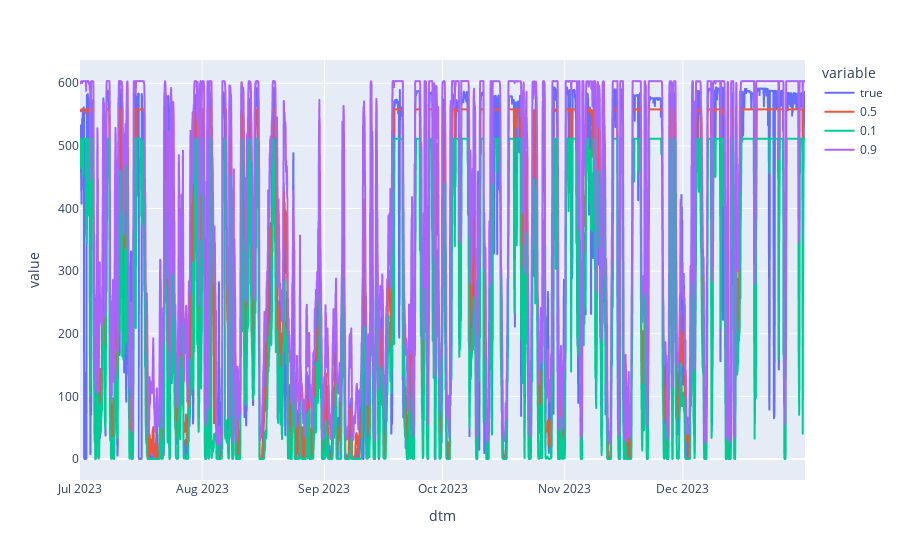

Notebook source saved alongside this figure:
### Code cell
import plotly.express as px

px.line(pred_and_true, y = ["true", "0.5", "0.1", "0.9"])

### Figure 1 — Plotly figure (JSON) as saved in the notebook; plotly's stock layout.template omitted (floating-point values rounded to 4 significant figures; data arrays with more than 128 entries replaced by an {"elided": "..."} marker saying what was removed)
{"data": [{"hovertemplate": "variable=true<br>dtm=%{x}<br>value=%{y}<extra></extra>", "legendgroup": "true", "line": {"color": "#636efa", "dash": "solid"}, "marker": {"symbol": "circle"}, "mode": "lines", "name": "true", "showlegend": true, "type": "scattergl", "x": {"elided": "8832 str values"}, "xaxis": "x", "y": {"elided": "8832 float values"}, "yaxis": "y"}, {"hovertemplate": "variable=0.5<br>dtm=%{x}<br>value=%{y}<extra></extra>", "legendgroup": "0.5", "line": {"color": "#EF553B", "dash": "solid"}, "marker": {"symbol": "circle"}, "mode": "lines", "name": "0.5", "showlegend": true, "type": "scattergl", "x": {"elided": "8832 str values"}, "xaxis": "x", "y": {"elided": "8832 float values"}, "yaxis": "y"}, {"hovertemplate": "variable=0.1<br>dtm=%{x}<br>value=%{y}<extra></extra>", "legendgroup": "0.1", "line": {"color": "#00cc96", "dash": "solid"}, "marker": {"symbol": "circle"}, "mode": "lines", "name": "0.1", "showlegend": true, "type": "scattergl", "x": {"elided": "8832 str values"}, "xaxis": "x", "y": {"elided": "8832 float values"}, "yaxis": "y"}, {"hovertemplate": "variable=0.9<br>dtm=%{x}<br>value=%{y}<extra></extra>", "legendgroup": "0.9", "line": {"color": "#ab63fa", "dash": "solid"}, "marker": {"symbol": "circle"}, "mode": "lines", "name": "0.9", "showlegend": true, "type": "scattergl", "x": {"elided": "8832 str values"}, "xaxis": "x", "y": {"elided": "8832 float values"}, "yaxis": "y"}], "layout": {"legend": {"title": {"text": "variable"}, "tracegroupgap": 0}, "margin": {"t": 60}, "xaxis": {"anchor": "y", "domain": [0, 1], "title": {"text": "dtm"}}, "yaxis": {"anchor": "x", "domain": [0, 1], "title": {"text": "value"}}}}
